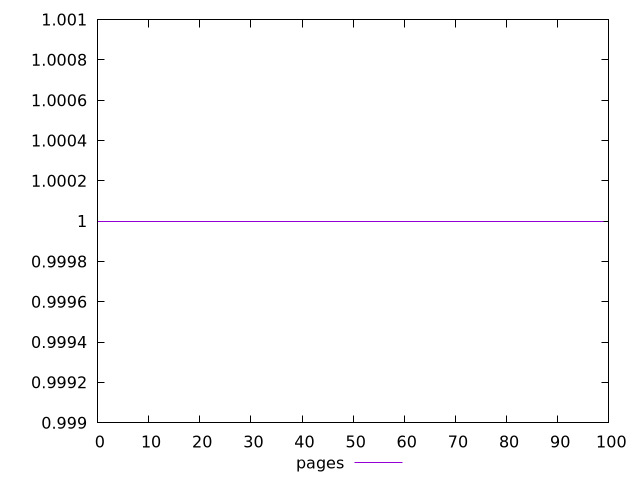

The gnuplot source for this figure:
$_pages <<EOF
1
1
1
1
1
1
1
1
1
1
1
1
1
1
1
1
1
1
1
1
1
1
1
1
1
1
1
1
1
1
1
1
1
1
1
1
1
1
1
1
1
1
1
1
1
1
1
1
1
1
1
1
1
1
1
1
1
1
1
1
1
1
1
1
1
1
1
1
1
1
1
1
1
1
1
1
1
1
1
1
1
1
1
1
1
1
1
1
1
1
1
1
1
1
1
1
1
1
1
1
EOF
set key outside below
set terminal pngcairo
set output "report_00004_2020-11-02T20-21-41.718Z/efficient-animated-content/pages//score.png"
set yrange [0.999:1.001]
plot $_pages title "pages" with line ,
